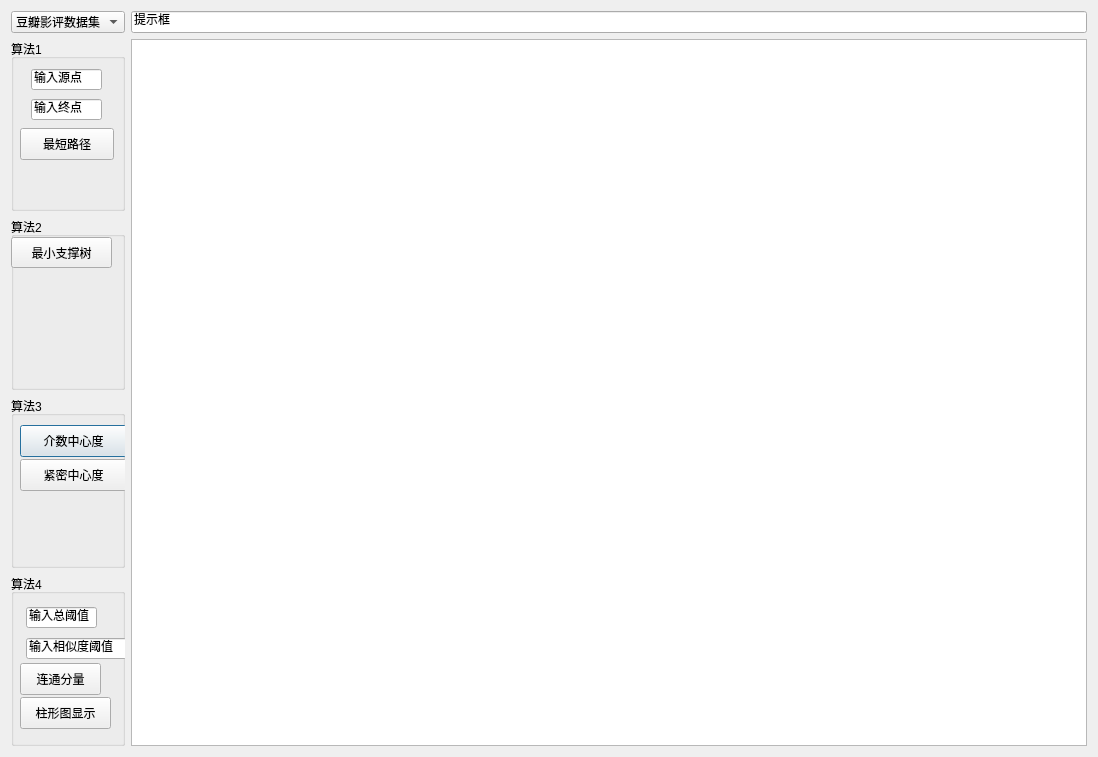
<?xml version="1.0" encoding="UTF-8"?>
<ui version="4.0">
 <class>Dialog</class>
 <widget class="QDialog" name="Dialog">
  <property name="geometry">
   <rect>
    <x>0</x>
    <y>0</y>
    <width>1098</width>
    <height>757</height>
   </rect>
  </property>
  <property name="windowTitle">
   <string>Graph</string>
  </property>
  <layout class="QHBoxLayout" name="horizontalLayout">
   <item>
    <layout class="QVBoxLayout" name="verticalLayout">
     <item>
      <widget class="QComboBox" name="dataSelect">
       <item>
        <property name="text">
         <string>豆瓣影评数据集</string>
        </property>
       </item>
       <item>
        <property name="text">
         <string>知乎评论数据集</string>
        </property>
       </item>
      </widget>
     </item>
     <item>
      <widget class="QGroupBox" name="groupBox_2">
       <property name="title">
        <string>算法1</string>
       </property>
       <widget class="QLineEdit" name="sourceEdit">
        <property name="geometry">
         <rect>
          <x>20</x>
          <y>30</y>
          <width>71</width>
          <height>21</height>
         </rect>
        </property>
        <property name="focusPolicy">
         <enum>Qt::ClickFocus</enum>
        </property>
        <property name="whatsThis">
         <string>&lt;html&gt;&lt;head/&gt;&lt;body&gt;&lt;p&gt;输入源点&lt;/p&gt;&lt;/body&gt;&lt;/html&gt;</string>
        </property>
        <property name="text">
         <string>输入源点</string>
        </property>
       </widget>
       <widget class="QLineEdit" name="targetEdit">
        <property name="geometry">
         <rect>
          <x>20</x>
          <y>60</y>
          <width>71</width>
          <height>21</height>
         </rect>
        </property>
        <property name="focusPolicy">
         <enum>Qt::ClickFocus</enum>
        </property>
        <property name="whatsThis">
         <string>&lt;html&gt;&lt;head/&gt;&lt;body&gt;&lt;p&gt;输入终点&lt;/p&gt;&lt;/body&gt;&lt;/html&gt;</string>
        </property>
        <property name="text">
         <string>输入终点</string>
        </property>
       </widget>
       <widget class="QPushButton" name="shortestPathButton">
        <property name="geometry">
         <rect>
          <x>9</x>
          <y>89</y>
          <width>94</width>
          <height>32</height>
         </rect>
        </property>
        <property name="text">
         <string>最短路径</string>
        </property>
        <property name="autoDefault">
         <bool>false</bool>
        </property>
       </widget>
       <zorder>sourceEdit</zorder>
       <zorder>targetEdit</zorder>
       <zorder>shortestPathButton</zorder>
       <zorder>dataSelect</zorder>
      </widget>
     </item>
     <item>
      <widget class="QGroupBox" name="groupBox_4">
       <property name="title">
        <string>算法2</string>
       </property>
       <widget class="QPushButton" name="minSpanTreeButton">
        <property name="geometry">
         <rect>
          <x>0</x>
          <y>20</y>
          <width>101</width>
          <height>31</height>
         </rect>
        </property>
        <property name="text">
         <string>最小支撑树</string>
        </property>
        <property name="autoDefault">
         <bool>false</bool>
        </property>
       </widget>
       <zorder>minSpanTreeButton</zorder>
       <zorder>groupBox_2</zorder>
       <zorder>groupBox_2</zorder>
       <zorder>groupBox_2</zorder>
       <zorder>groupBox_2</zorder>
      </widget>
     </item>
     <item>
      <widget class="QGroupBox" name="groupBox_3">
       <property name="title">
        <string>算法3</string>
       </property>
       <widget class="QPushButton" name="betweennessCentralityButton">
        <property name="geometry">
         <rect>
          <x>9</x>
          <y>29</y>
          <width>107</width>
          <height>32</height>
         </rect>
        </property>
        <property name="text">
         <string>介数中心度</string>
        </property>
       </widget>
       <widget class="QPushButton" name="closenessCentralityButton">
        <property name="geometry">
         <rect>
          <x>9</x>
          <y>63</y>
          <width>107</width>
          <height>32</height>
         </rect>
        </property>
        <property name="text">
         <string>紧密中心度</string>
        </property>
       </widget>
      </widget>
     </item>
     <item>
      <widget class="QGroupBox" name="groupBox">
       <property name="title">
        <string>算法4</string>
       </property>
       <widget class="QPushButton" name="ConnectedComponentQuickButton">
        <property name="geometry">
         <rect>
          <x>9</x>
          <y>123</y>
          <width>91</width>
          <height>32</height>
         </rect>
        </property>
        <property name="toolTip">
         <string>&lt;html&gt;&lt;head/&gt;&lt;body&gt;&lt;p&gt;不同阈值下的连通分量个数&lt;/p&gt;&lt;/body&gt;&lt;/html&gt;</string>
        </property>
        <property name="text">
         <string>柱形图显示</string>
        </property>
        <property name="autoDefault">
         <bool>false</bool>
        </property>
       </widget>
       <widget class="QPushButton" name="connectedComponentButton">
        <property name="geometry">
         <rect>
          <x>9</x>
          <y>89</y>
          <width>81</width>
          <height>32</height>
         </rect>
        </property>
        <property name="text">
         <string>连通分量</string>
        </property>
        <property name="autoDefault">
         <bool>false</bool>
        </property>
       </widget>
       <widget class="QLineEdit" name="similarityThreadEdit">
        <property name="geometry">
         <rect>
          <x>15</x>
          <y>64</y>
          <width>101</width>
          <height>21</height>
         </rect>
        </property>
        <property name="focusPolicy">
         <enum>Qt::ClickFocus</enum>
        </property>
        <property name="whatsThis">
         <string>&lt;html&gt;&lt;head/&gt;&lt;body&gt;&lt;p&gt;输入相似度阈值&lt;/p&gt;&lt;/body&gt;&lt;/html&gt;</string>
        </property>
        <property name="text">
         <string>输入相似度阈值</string>
        </property>
       </widget>
       <widget class="QLineEdit" name="threadEdit">
        <property name="geometry">
         <rect>
          <x>15</x>
          <y>33</y>
          <width>71</width>
          <height>21</height>
         </rect>
        </property>
        <property name="mouseTracking">
         <bool>false</bool>
        </property>
        <property name="focusPolicy">
         <enum>Qt::ClickFocus</enum>
        </property>
        <property name="whatsThis">
         <string>&lt;html&gt;&lt;head/&gt;&lt;body&gt;&lt;p&gt;输入总阈值&lt;/p&gt;&lt;/body&gt;&lt;/html&gt;</string>
        </property>
        <property name="text">
         <string>输入总阈值</string>
        </property>
       </widget>
      </widget>
     </item>
    </layout>
   </item>
   <item>
    <layout class="QVBoxLayout" name="verticalLayout_2">
     <item>
      <widget class="QLineEdit" name="resultEdit">
       <property name="focusPolicy">
        <enum>Qt::NoFocus</enum>
       </property>
       <property name="text">
        <string>提示框</string>
       </property>
      </widget>
     </item>
     <item>
      <widget class="QGraphicsView" name="graphicsView">
       <property name="mouseTracking">
        <bool>true</bool>
       </property>
      </widget>
     </item>
    </layout>
   </item>
  </layout>
  <zorder>resultEdit</zorder>
  <zorder>graphicsView</zorder>
  <zorder>groupBox</zorder>
  <zorder>groupBox_2</zorder>
  <zorder>groupBox_3</zorder>
  <zorder>groupBox_4</zorder>
  <zorder>minSpanTreeButton</zorder>
  <zorder>dataSelect</zorder>
 </widget>
 <layoutdefault spacing="6" margin="11"/>
 <resources/>
 <connections/>
</ui>
